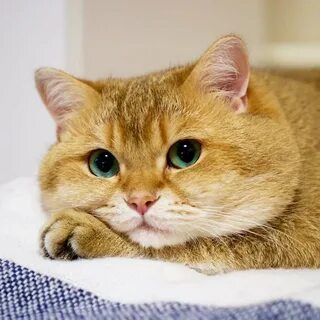
//> input picture dz_1/1.jpg, 320 x 320 px
$ ./main 1.jpg   (built with g++ and OpenCV 4)
//> lines starting //> are read from the running program, lines starting //| are printed output that depends on the picture; after the words box and inside, x2 and y2 are one past the last pixel; in counts of white or black regions, pixels touching at a corner belong together
#include <opencv2/opencv.hpp>
#include <iostream>

using namespace cv;
void Brezenhem(Mat, int, int, int, int);// method that builds a line using the Bresenham algorithm
void add_triangle(Mat);//method that adds a triangle

int main(int argc, char** argv)
{

    if (argc > 1)
    {
        std::string path(argv[1]);

        Mat image = imread(path);// Read the image file
//> image is the input picture: 320 rows x 320 cols, CV_8UC3; mean B, G, R 140.7, 169.2, 190


        if (image.empty())// Check for failure
        {
             std::cout << "Could not open or find the image" << std::endl;
             return 1;
         }

        add_triangle(image);//add a triangle to the image

        imwrite("picture_with_triangle.jpg",image);//save the image
        return 0;
    }
    else
    {
        std::cout << "Enter path to file!" << std::endl;
        return 1;
    }
}

void Brezenhem(Mat img, int x0, int y0, int xEnd, int yEnd)
{
   //draw a line using the Brezenham Algorithm
  int A, B, sign;
  A = yEnd - y0;
  B = x0 - xEnd;
  (abs(A) > abs(B)) ? sign = 1 : sign = -1;
  int signa, signb;
  (A < 0) ? signa = -1 : signa = 1;
  (B < 0) ? signb = -1 : signb = 1;
  int f = 0;
  Vec3b& color = img.at<Vec3b>(Point(x0,y0)); //fill the first point
  color[0] = 0;
  color[1] = 0;
  color[2] = 255;

  if (sign == -1)
  {
    do {
      f += A*signa;
      if (f > 0)
      {
        f -= B*signb;
        y0 += signa;
      }
      x0 -= signb;
      Vec3b& color = img.at<Vec3b>(Point(x0,y0));//fill the point
      color[0] = 0;
      color[1] = 0;
      color[2] = 255;
    } while (x0 != xEnd || y0 != yEnd);
  }
  else
  {
    do {
      f += B*signb;
      if (f > 0) {
        f -= A*signa;
        x0 -= signb;
      }
      y0 += signa;
      Vec3b& color = img.at<Vec3b>(Point(x0,y0));//fill the point
      color[0] = 0;
      color[1] = 0;
      color[2] = 255;;
    } while (x0 != xEnd || y0 != yEnd);
  }
}
void add_triangle(Mat image)//method that adds a triangle
{
   int x1,x2,x3,y1,y2,y3;

   x1=image.cols/4;
//> x1 = 80
   y1=image.rows/2;
//> y1 = 160
   x2=image.cols/2;
//> x2 = 160
   y2=image.rows/4;
//> y2 = 80
   x3=image.cols/4*3;
//> x3 = 240
   y3=image.rows/3*2;
//> y3 = 212

   Brezenhem(image,x1,y1,x2,y2);
//> in Brezenhem, `Vec3b& color = img.at<Vec3b>(Point(x0,y0));`: color = [7, 85, 132]
//> in Brezenhem, `color[0] = 0;`: img: 320 rows x 320 cols, CV_8UC3; 1 pixels changed, all inside (x1, y1, x2, y2) = (80, 160, 81, 161)
//> in Brezenhem, `color[0] = 0;`: color = [0, 85, 132]
//> in Brezenhem, `color[1] = 0;`: img: 320 rows x 320 cols, CV_8UC3; mean B, G, R 140.7, 169.2, 190
//> in Brezenhem, `color[1] = 0;`: color = [0, 0, 132]
//> in Brezenhem, `color[2] = 255;`: img: 320 rows x 320 cols, CV_8UC3; mean B, G, R 140.7, 169.2, 190
//> in Brezenhem, `color[2] = 255;`: color = [0, 0, 255]
//> the loop in Brezenhem, `do` made 80 passes
//> after the loop in Brezenhem, `do`: img: 320 rows x 320 cols, CV_8UC3; mean B, G, R 140.7, 169.1, 190.1
//> after the loop in Brezenhem, `do`: f = 0; y0 = 80; x0 = 160
   Brezenhem(image,x2,y2,x3,y3);
//> call 2 of Brezenhem, with x0 = 160, y0 = 80, xEnd = 240, yEnd = 212
//> in Brezenhem (call 2), `Vec3b& color = img.at<Vec3b>(Point(x0,y0));`: color = [0, 0, 255]
//> the loop in Brezenhem (call 2), `do` made 132 passes
//> after the loop in Brezenhem (call 2), `do`:
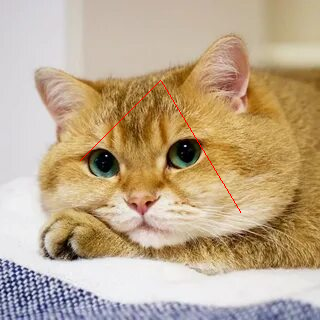
//> img: 320 rows x 320 cols, CV_8UC3; mean B, G, R 140.6, 169, 190.2
//> after the loop in Brezenhem (call 2), `do`: f = 0; x0 = 240; y0 = 212
   Brezenhem(image,x3,y3,x1,y1);
//> call 3 of Brezenhem, with x0 = 240, y0 = 212, xEnd = 80, yEnd = 160
//> in Brezenhem (call 3), `Vec3b& color = img.at<Vec3b>(Point(x0,y0));`: color = [0, 0, 255]
//> after the loop in Brezenhem (call 3), `do`:
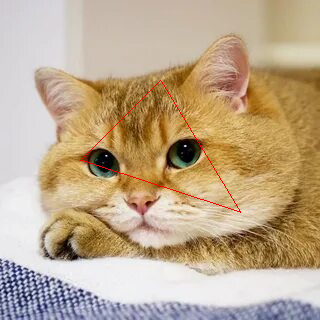
//> img: 320 rows x 320 cols, CV_8UC3; 0.16% of pixels changed, all inside (x1, y1, x2, y2) = (81, 160, 240, 212)
//> (the program exits here)
